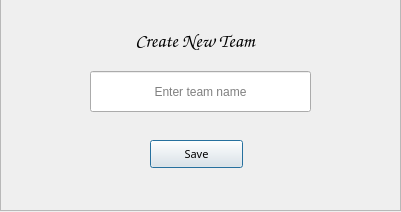
<?xml version="1.0" encoding="UTF-8"?>
<ui version="4.0">
 <class>Dialog</class>
 <widget class="QDialog" name="Dialog">
  <property name="geometry">
   <rect>
    <x>0</x>
    <y>0</y>
    <width>401</width>
    <height>212</height>
   </rect>
  </property>
  <property name="windowTitle">
   <string>new_team</string>
  </property>
  <widget class="QFrame" name="frame">
   <property name="geometry">
    <rect>
     <x>0</x>
     <y>-20</y>
     <width>401</width>
     <height>231</height>
    </rect>
   </property>
   <property name="frameShape">
    <enum>QFrame::StyledPanel</enum>
   </property>
   <property name="frameShadow">
    <enum>QFrame::Raised</enum>
   </property>
   <widget class="QLabel" name="label">
    <property name="geometry">
     <rect>
      <x>90</x>
      <y>50</y>
      <width>210</width>
      <height>22</height>
     </rect>
    </property>
    <property name="font">
     <font>
      <family>Comic Sans MS</family>
      <pointsize>14</pointsize>
      <weight>50</weight>
      <italic>false</italic>
      <bold>false</bold>
     </font>
    </property>
    <property name="styleSheet">
     <string notr="true">font: 14pt &quot;Comic Sans MS&quot;;
</string>
    </property>
    <property name="text">
     <string>Create New Team</string>
    </property>
    <property name="alignment">
     <set>Qt::AlignCenter</set>
    </property>
   </widget>
   <widget class="QLineEdit" name="team_name">
    <property name="geometry">
     <rect>
      <x>90</x>
      <y>91</y>
      <width>221</width>
      <height>41</height>
     </rect>
    </property>
    <property name="styleSheet">
     <string notr="true">font: 10pt &quot;MS Shell Dlg 2&quot;;</string>
    </property>
    <property name="alignment">
     <set>Qt::AlignCenter</set>
    </property>
    <property name="placeholderText">
     <string>Enter team name</string>
    </property>
   </widget>
   <widget class="QPushButton" name="savename">
    <property name="geometry">
     <rect>
      <x>150</x>
      <y>160</y>
      <width>93</width>
      <height>28</height>
     </rect>
    </property>
    <property name="font">
     <font>
      <family>Comic Sans</family>
      <pointsize>8</pointsize>
      <weight>50</weight>
      <italic>false</italic>
      <bold>false</bold>
     </font>
    </property>
    <property name="styleSheet">
     <string notr="true">font: 8pt &quot;Comic Sans&quot;;</string>
    </property>
    <property name="text">
     <string>Save</string>
    </property>
   </widget>
  </widget>
 </widget>
 <resources/>
 <connections/>
</ui>
